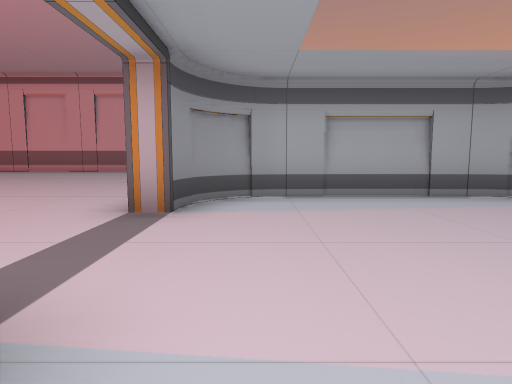
View 1 (above)

22 first-person views from a walk through a Unity game level. The camera is 1.3 m above the floor, tilts 6° down and sees 75° across. The floor is counted in squares, 2 m on a side. Each view is taken from the middle of a square. On the plan, view 1 faces up. The plan holds only what a view shows up to about 10 squares ahead; the rest is blank. The player is left out.

View 2
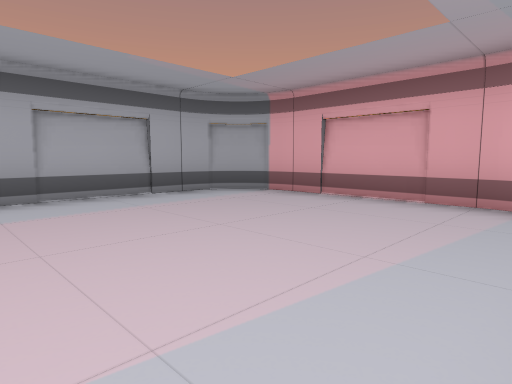

View 3
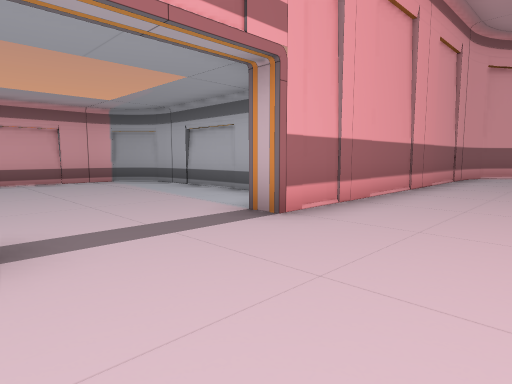

View 4
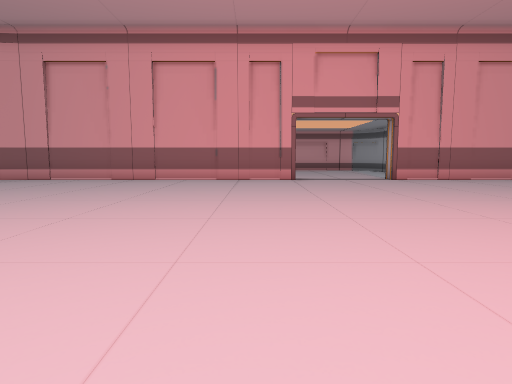

View 5
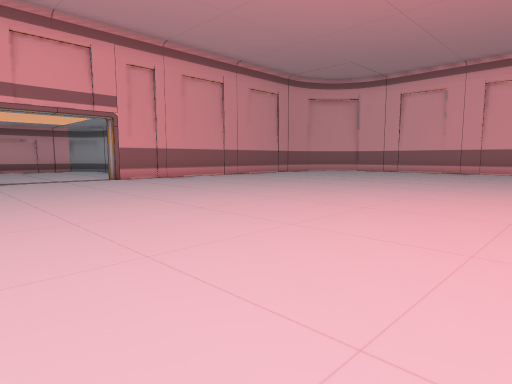

View 6
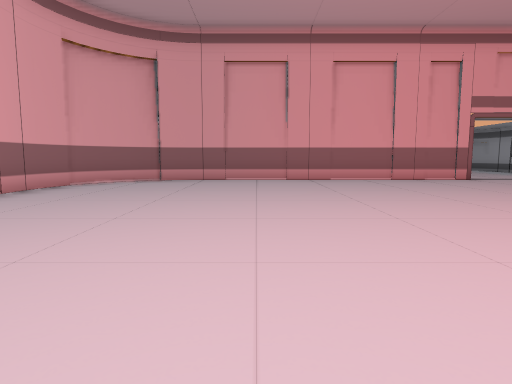

View 7
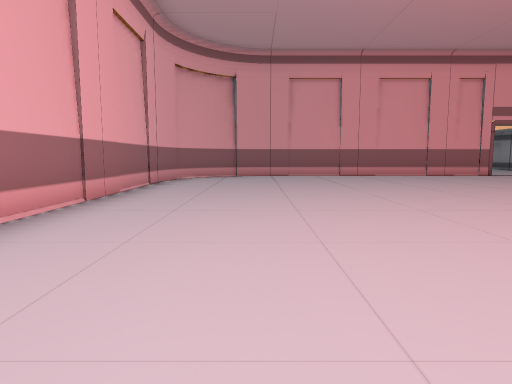

View 8
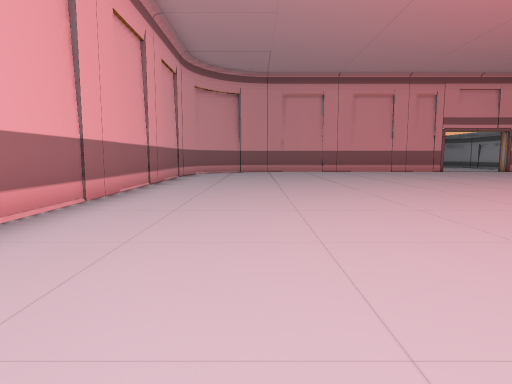

View 9
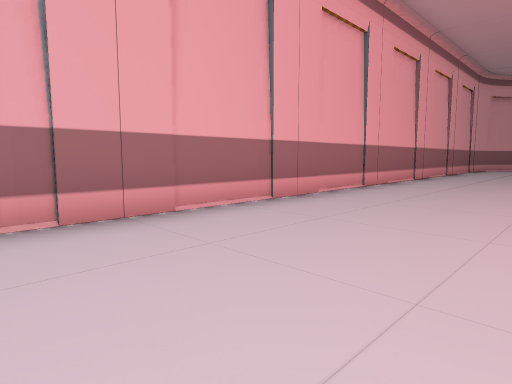

View 10
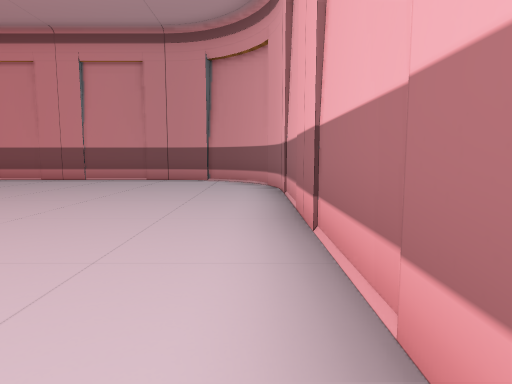

View 11
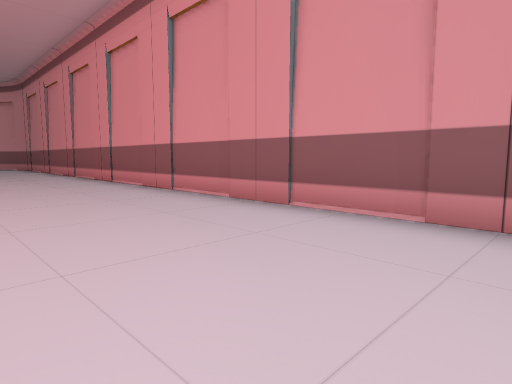

View 12
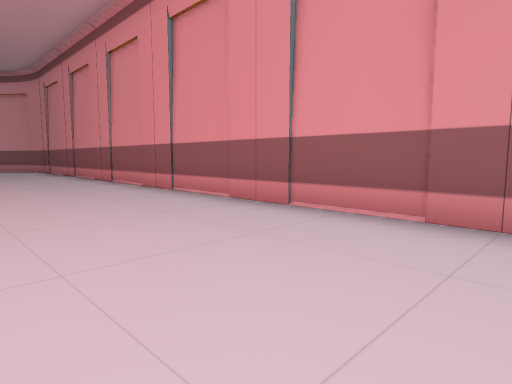

View 13
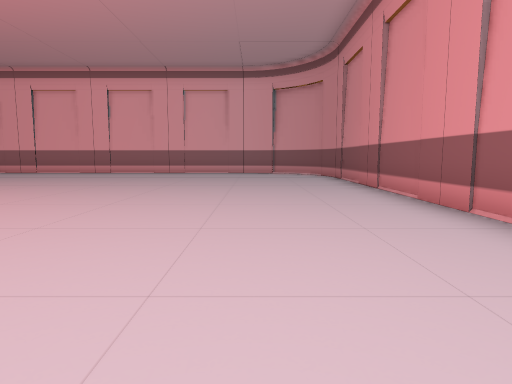

View 14
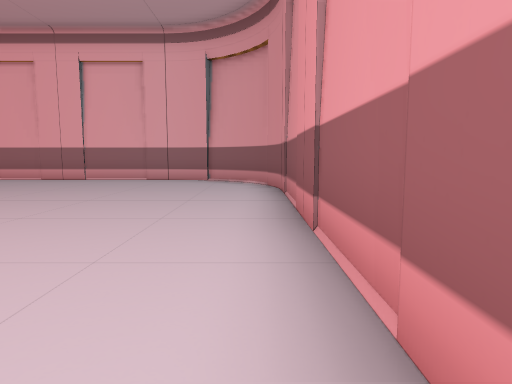

View 15
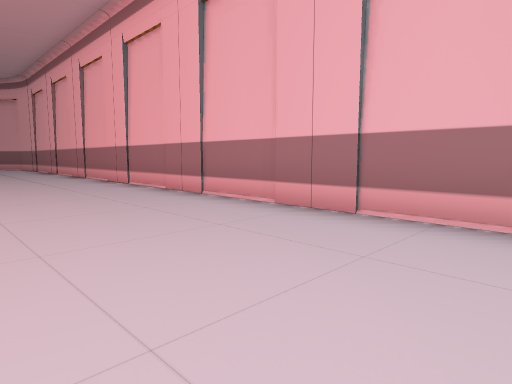

View 16
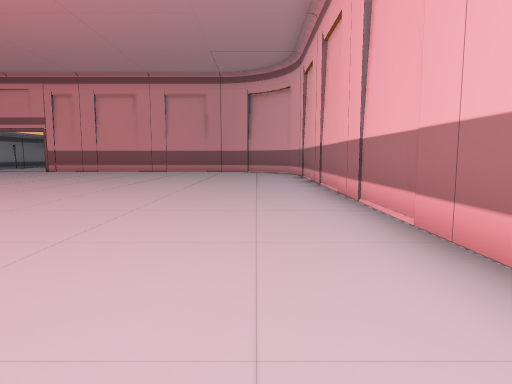

View 17
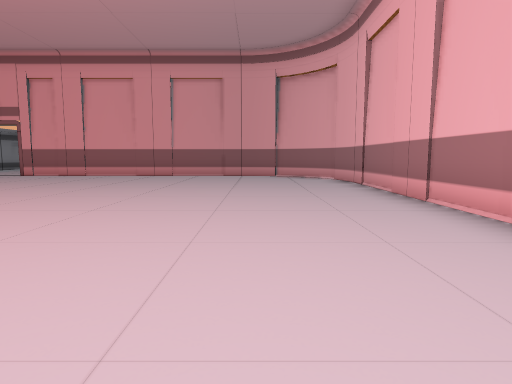

View 18
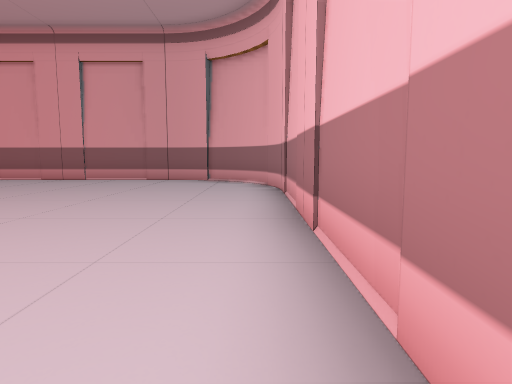

View 19
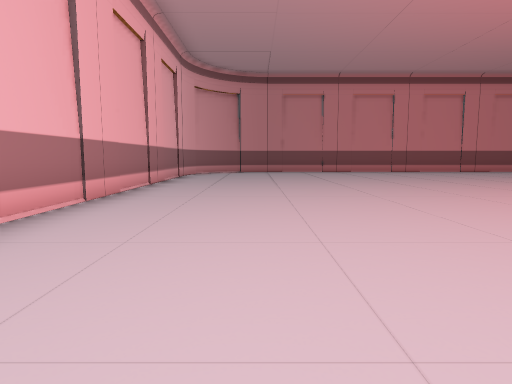

View 20
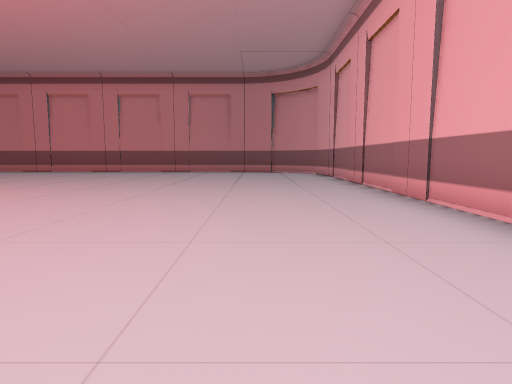

View 21
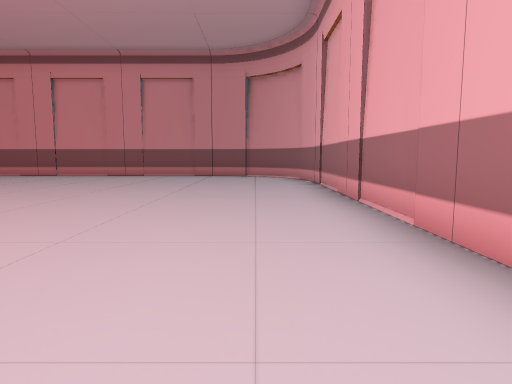

View 22
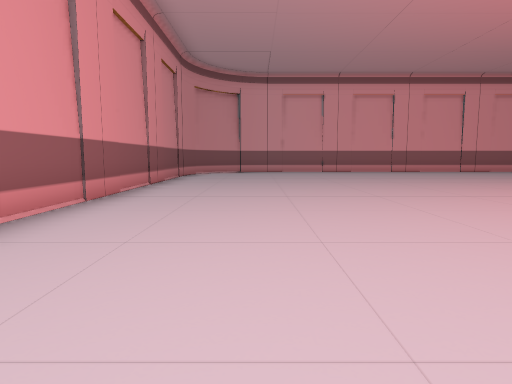

### Floor plan
Ten units are one square. View 1 is at (0, 0); x grows to the right and y downward. Boxes are objects, and circles mark ways between rooms. Rooms are numbered by the first view taken in them; rooms with no view inside come last. Other rooms are left out.
<svg viewBox="-260 -150 315 250">
<path fill="none" stroke="#000" d="M-9 -39 -15 -39M38 -55 3 -55M50 -8 50 -43M6 6 38 6M-15 -11 -10 -11M-15 -39 -15 -120M-255 42 -255 69M-228 -145 -233 -144M-255 -120 -255 41M-252 -127 -254 -123 -255 -118M-241 -141 -247 -137 -252 -130M-245 -138 -250 -133 -254 -127M-255 68 -254 73 -252 77M-40 -145 -229 -145 -238 -142M-15 -118 -16 -123M-230 95 -41 95 -36 94M-16 -122 -17 -127 -20 -133 -27 -140 -33 -143M-33 -142 -37 -144 -42 -145M-238 92 -233 94 -228 95M-252 81 -247 87 -241 91M-248 85 -243 90 -237 94M-18 -131 -23 -137 -30 -142M-41 95 -32 92M-15 70 -15 -11M-16 73 -15 68M-18 78 -16 72M-32 93 -27 90 -20 83 -17 77M-29 91 -25 88M-22 85 -19 81"/>
<circle cx="-10" cy="-25" r="3" fill="#2a7"/>
<text x="20" y="-30">1</text>
<text x="-140" y="-30">2</text>
</svg>
Room 1 opens to room 2.

Where each view was taken, in squares from view 1:
view 1: 0 up, 0 right, facing up
view 2: 0 up, 0 right, facing up-right
view 3: 4 up, 4 left, facing down-right
view 4: 5 up, 11 left, facing right
view 5: 5 up, 11 left, facing down-right
view 6: 10 up, 11 left, facing right
view 7: 12 up, 13 left, facing right
view 8: 12 up, 16 left, facing right
view 9: 11 up, 21 left, facing up-right
view 10: 14 up, 16 left, facing left
view 11: 12 up, 22 left, facing down-left
view 12: 9 up, 22 left, facing down-left
view 13: 4 up, 23 left, facing down
view 14: 0 up, 25 left, facing down
view 15: 6 down, 22 left, facing down-right
view 16: 8 down, 16 left, facing right
view 17: 7 down, 13 left, facing right
view 18: 9 down, 11 left, facing right
view 19: 7 down, 11 left, facing left
view 20: 12 up, 11 left, facing left
view 21: 13 up, 14 left, facing left
view 22: 0 up, 23 left, facing up
